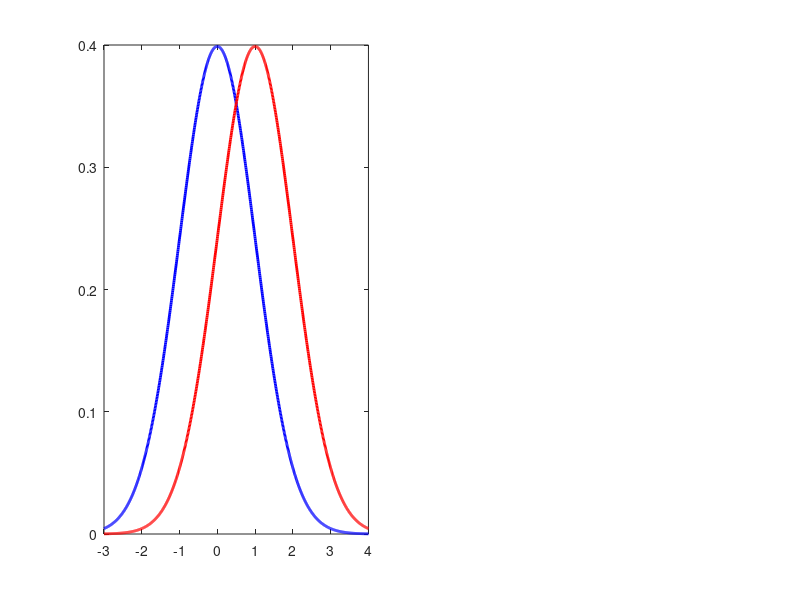

This chart was generated by the following MATLAB code: (Note: this script raises an error after producing the figure.)
% Exercise 2 - Task 3: PDF Plots and Threshold Visualization
clear; close all; clc;

%% Parameters (same as Task 2)
MC = 1e5;
N = 50;
A = 1;
sigma2 = 1;
sigma = sqrt(sigma2);

% Unit-norm DC signal
s = ones(N,1)/sqrt(N);

% Decision threshold
gamma = A/2;

%% Generate test statistic data (same as Task 2)
T_H0 = zeros(MC,1);
T_H1 = zeros(MC,1);

for mc = 1:MC
    w = sigma * randn(N,1);
    
    % H0: noise only
    x_H0 = w;
    T_H0(mc) = sum(x_H0 .* s);
    
    % H1: signal + noise
    x_H1 = A*s + w;
    T_H1(mc) = sum(x_H1 .* s);
end

%% Plot Theoretical and Simulated PDFs
figure('Position', [100, 100, 1200, 500]);

% Subplot 1: Theoretical PDFs with shaded error regions
subplot(1,2,1);
x_vals = linspace(-3, 4, 1000);
pdf_H0 = normpdf(x_vals, 0, sigma);
pdf_H1 = normpdf(x_vals, A, sigma);

% Plot theoretical PDFs
plot(x_vals, pdf_H0, 'b-', 'LineWidth', 2); hold on;
plot(x_vals, pdf_H1, 'r-', 'LineWidth', 2);

% Plot threshold line
xline(gamma, 'k--', 'LineWidth', 2, 'Label', ['\gamma = ', num2str(gamma)]);

% Shade false alarm region (P_FA)
x_fa = x_vals(x_vals > gamma);
pdf_fa = pdf_H0(x_vals > gamma);
fill([x_fa, fliplr(x_fa)], [pdf_fa, zeros(1,length(x_fa))], ...
     [0.8 0.8 1], 'FaceAlpha', 0.5, 'EdgeColor', 'none');

% Shade missed detection region (P_M)
x_md = x_vals(x_vals <= gamma);
pdf_md = pdf_H1(x_vals <= gamma);
fill([x_md, fliplr(x_md)], [pdf_md, zeros(1,length(x_md))], ...
     [1 0.8 0.8], 'FaceAlpha', 0.5, 'EdgeColor', 'none');

xlabel('Test Statistic T(x)');
ylabel('Probability Density');
title('Theoretical PDFs with Error Regions');
legend('p(T|H₀)', 'p(T|H₁)', 'Threshold', 'P_{FA} Region', 'P_{M} Region', 'Location', 'northeast');
grid on;

% Subplot 2: Simulated vs Theoretical PDFs
subplot(1,2,2);
% Plot histograms (normalized to PDF)
histogram(T_H0, 80, 'Normalization', 'pdf', 'FaceColor', 'blue', 'FaceAlpha', 0.6); hold on;
histogram(T_H1, 80, 'Normalization', 'pdf', 'FaceColor', 'red', 'FaceAlpha', 0.6);

% Overlay theoretical PDFs
plot(x_vals, pdf_H0, 'b-', 'LineWidth', 2);
plot(x_vals, pdf_H1, 'r-', 'LineWidth', 2);

% Plot threshold line
xline(gamma, 'k--', 'LineWidth', 2, 'Label', ['\gamma = ', num2str(gamma)]);

xlabel('Test Statistic T(x)');
ylabel('Probability Density');
title('Theoretical vs Simulated PDFs');
legend('Sim H₀', 'Sim H₁', 'Theory H₀', 'Theory H₁', 'Threshold', 'Location', 'northeast');
grid on;

%% Display distribution statistics for verification
fprintf('Distribution Statistics Verification:\n');
fprintf('T|H₀: Mean = %.4f (theory: 0.0000), Std = %.4f (theory: 1.0000)\n', mean(T_H0), std(T_H0));
fprintf('T|H₁: Mean = %.4f (theory: 1.0000), Std = %.4f (theory: 1.0000)\n', mean(T_H1), std(T_H1));

